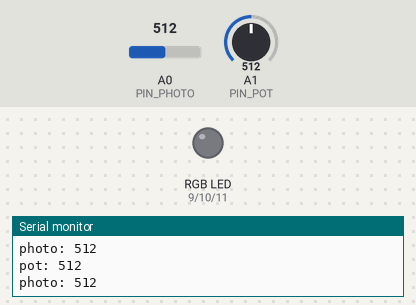
Bench run of a sketch on a simulated Arduino Uno, built with avr-gcc and run on an emulated ATmega328P. On the bench: an RGB LED mixed from three pins (HIGH = lit), the last lines printed to the serial monitor. The inputs (shaded band) are chosen by the test bench; at power-on: A0 (PIN_PHOTO) = 512, A1 (PIN_POT) = 512. Dim RGB values are drawn brighter than linear.

Above: at 1.2 s.
1.3 s: A0 (PIN_PHOTO) set to 484
At 2.24 s:
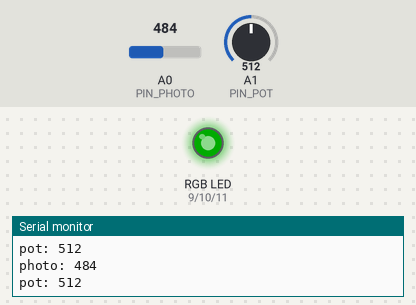
4.3 s: A1 (PIN_POT) set to 585
7.3 s: A1 (PIN_POT) set to 615
At 8.1 s:
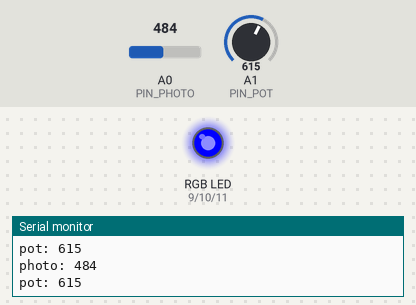
8.8 s: A1 (PIN_POT) set to 290
At 10.0 s:
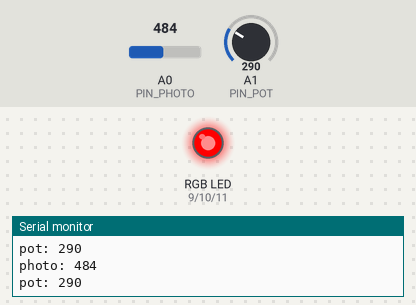
10.3 s: A0 (PIN_PHOTO) set to 1023
At 11.7 s:
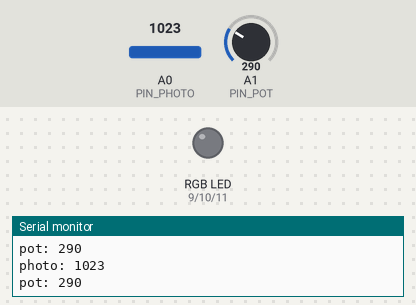
13.3 s: A0 (PIN_PHOTO) set to 490
At 14.59 s:
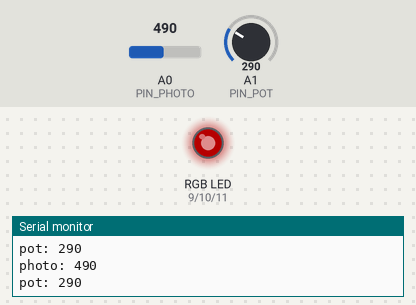
Timing chart, 0 to 17.3 s (numbered marks = the images above; inputs shaded):
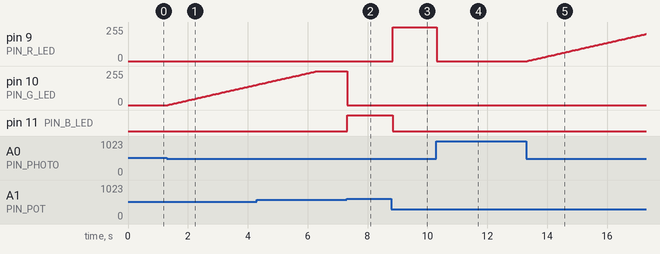

The sketch:

night-light.ino
```cpp
int PIN_R_LED = 9;
int PIN_G_LED = 10;
int PIN_B_LED = 11;

int PIN_PHOTO = A0;
int PIN_POT   = A1;

void setup() {
  pinMode(PIN_R_LED, OUTPUT);
  pinMode(PIN_G_LED, OUTPUT);
  pinMode(PIN_B_LED, OUTPUT);

  Serial.begin(9600);
}

void loop() {
  int photo = analogRead(PIN_PHOTO);
  int pot = analogRead(PIN_POT);

  String logPhoto = String("photo: ");
  logPhoto.concat(String(photo));
  Serial.println(logPhoto);

  String logPot = String("pot: ");
  logPot.concat(String(pot));
  Serial.println(logPot);

  int rVal;
  int gVal;
  int bVal;
  if (pot < 300) {
    rVal = 255;
    gVal = 0;
    bVal = 0;
  } else if (pot > 300 && pot < 600) {
    rVal = 0;
    gVal = 255;
    bVal = 0;
  } else {
    rVal = 0;
    gVal = 0;
    bVal = 255;
  }

  static bool lightOn = false;
  if (photo > 500) {
    analogWrite(PIN_R_LED, 0);
    analogWrite(PIN_G_LED, 0);
    analogWrite(PIN_B_LED, 0);
    lightOn = false;
  } else {
    float i;
    float dimSteps = 100.0;
    if (lightOn == true) {
      // no fade
      i = dimSteps;
    } else {
      // fade
      i = 1;
      lightOn = true;
    }
    while (i<=dimSteps) {
      analogWrite(PIN_R_LED, rVal*i/dimSteps);
      analogWrite(PIN_G_LED, gVal*i/dimSteps);
      analogWrite(PIN_B_LED, bVal*i/dimSteps);
      i++;
      delay(50);
    }
  }
}
```

Measured:
- the behaviour switches between 501 and 500 on A0 (PIN_PHOTO) (found by bisection; images 0 and 1)
- the behaviour switches between 599 and 600 on A1 (PIN_POT) (found by bisection; images 1 and 2)
- after the input at 1.3 s, pin 10 (PIN_G_LED): moves from 0/255 to 153/255 over 3.0 s, starting at once
- after the input at 7.3 s, pin 10 (PIN_G_LED): 255/255 → 0/255 at once; pin 11 (PIN_B_LED): LOW → HIGH at once
- after the input at 8.8 s, pin 9 (PIN_R_LED): 0/255 → 255/255 at once; pin 11 (PIN_B_LED): HIGH → LOW at once
- after the input at 10.3 s, pin 9 (PIN_R_LED): 255/255 → 0/255 at once
- after the input at 13.3 s, pin 9 (PIN_R_LED): moves from 0/255 to 204/255 over 4.0 s, starting at once
